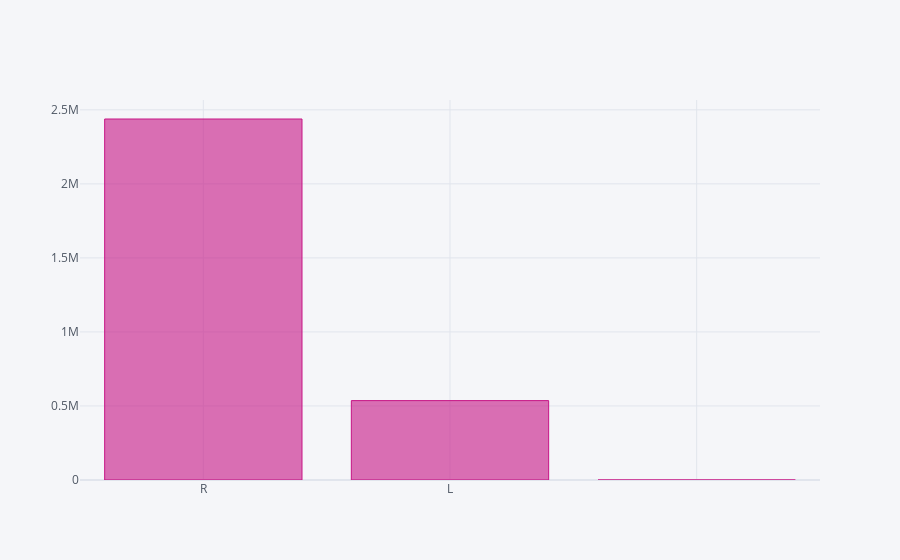

Here is the notebook cell this chart was saved with:
### Markdown cell above
## Calculating the most affected side

### Code cell
df_accident['Side'].value_counts().compute().iplot(kind = 'bar',
                                                   colors = 'mediumvioletred')

### Figure 1 — Plotly figure (JSON) as saved in the notebook; plotly's stock layout.template omitted (floating-point values rounded to 4 significant figures)
{"data": [{"marker": {"color": "rgba(199, 21, 133, 0.6)", "line": {"color": "rgba(199, 21, 133, 1.0)", "width": 1}}, "name": "Side", "orientation": "v", "text": "", "type": "bar", "x": ["R", "L", " "], "y": [2438139, 536195, 1]}], "layout": {"legend": {"bgcolor": "#F5F6F9", "font": {"color": "#4D5663"}}, "paper_bgcolor": "#F5F6F9", "plot_bgcolor": "#F5F6F9", "title": {"font": {"color": "#4D5663"}}, "xaxis": {"gridcolor": "#E1E5ED", "showgrid": true, "tickfont": {"color": "#4D5663"}, "title": {"font": {"color": "#4D5663"}, "text": ""}, "zerolinecolor": "#E1E5ED"}, "yaxis": {"gridcolor": "#E1E5ED", "showgrid": true, "tickfont": {"color": "#4D5663"}, "title": {"font": {"color": "#4D5663"}, "text": ""}, "zerolinecolor": "#E1E5ED"}}}
